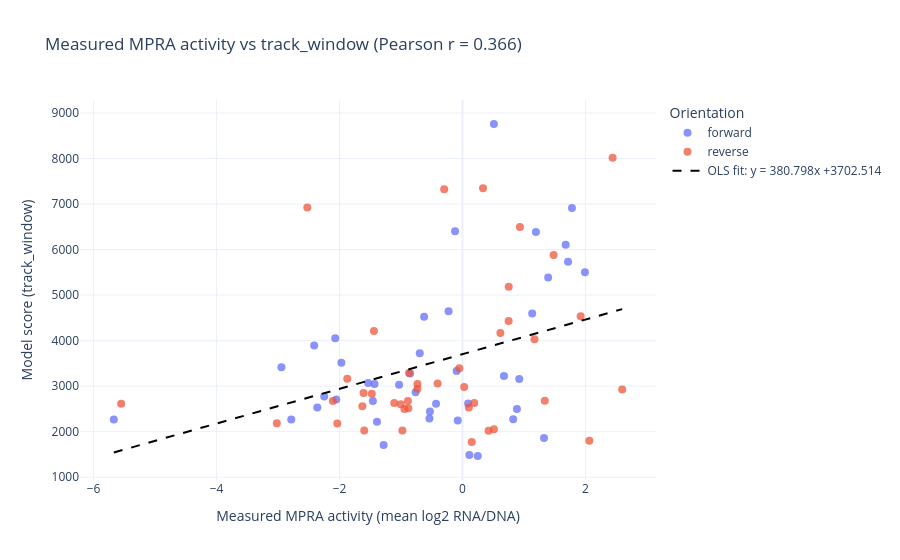

Write notebook code for a chart like this one.
### Markdown cell above
## 13. Explore fragment-level results interactively

The Plotly scatterplot places measured MPRA activity on the x-axis and the selected model score on the y-axis. Hovering reveals the fragment identifier, orientation, and exact values, making outliers and orientation-specific behavior traceable back to individual sequences. Color distinguishes forward and reverse assay orientations, and the title records both the scorer and Pearson correlation.

### Code cell
import math

# A dict-of-lists avoids requiring pandas only for plotting.
plot_data = results.to_dict(as_series=False)

fig = px.scatter(
    plot_data,
    x="observed_activity",
    y="model_score",
    color="orientation",
    hover_name="sequence_name",
    hover_data={
        "orientation": True,
        "observed_activity": ":.4f",
        "model_score": ":.4f",
    },
    labels={
        "observed_activity": "Measured MPRA activity (mean log2 RNA/DNA)",
        "model_score": f"Model score ({SCORER.name})",
        "orientation": "Orientation",
    },
    title=f"Measured MPRA activity vs {SCORER.name} (Pearson r = {pearson_r:.3f})",
    template="plotly_white",
)
fig.update_traces(marker={"size": 8, "opacity": 0.75})

# Fit model_score = slope * observed_activity + intercept over finite points.
regression_points = [
    (float(x), float(y))
    for x, y in zip(plot_data["observed_activity"], plot_data["model_score"])
    if x is not None
    and y is not None
    and math.isfinite(float(x))
    and math.isfinite(float(y))
]

if len(regression_points) >= 2:
    x_values, y_values = zip(*regression_points)
    mean_x = sum(x_values) / len(x_values)
    mean_y = sum(y_values) / len(y_values)
    x_variance = sum((x - mean_x) ** 2 for x in x_values)

    if x_variance > 0:
        slope = sum(
            (x - mean_x) * (y - mean_y)
            for x, y in regression_points
        ) / x_variance
        intercept = mean_y - slope * mean_x
        regression_x = [min(x_values), max(x_values)]
        regression_y = [slope * x + intercept for x in regression_x]

        fig.add_scatter(
            x=regression_x,
            y=regression_y,
            mode="lines",
            name=f"OLS fit: y = {slope:.3f}x {intercept:+.3f}",
            line={"color": "black", "width": 2, "dash": "dash"},
            hovertemplate="Regression line<br>model score=%{y:.4f}<extra></extra>",
        )

fig.update_layout(hovermode="closest")
fig.show()

### Figure 1 — Plotly figure (JSON) as saved in the notebook; plotly's stock layout.template omitted (floating-point values rounded to 4 significant figures)
{"data": [{"customdata": [["forward"], ["forward"], ["forward"], ["forward"], ["forward"], ["forward"], ["forward"], ["forward"], ["forward"], ["forward"], ["forward"], ["forward"], ["forward"], ["forward"], ["forward"], ["forward"], ["forward"], ["forward"], ["forward"], ["forward"], ["forward"], ["forward"], ["forward"], ["forward"], ["forward"], ["forward"], ["forward"], ["forward"], ["forward"], ["forward"], ["forward"], ["forward"], ["forward"], ["forward"], ["forward"], ["forward"], ["forward"], ["forward"], ["forward"], ["forward"], ["forward"], ["forward"]], "hovertemplate": "<b>%{hovertext}</b><br><br>Orientation=%{customdata[0]}<br>Measured MPRA activity (mean log2 RNA/DNA)=%{x:.4f}<br>Model score (track_window)=%{y:.4f}<extra></extra>", "hovertext": ["1_11_chr11_65418158_65418613_bi", "1_15_chr15_40098659_40099167_bi", "1_16_chr16_30805349_30805831_bi", "1_17_chr16_73068918_73069480_bi", "1_18_chr16_74297506_74297928_bi", "1_19_chr16_807619_808176_bi", "1_1_chr1_156748909_156749379_bi", "1_20_chr16_87853532_87854041_bi", "1_23_chr2_70142583_70143144_bi", "1_24_chr21_29002584_29003015_bi", "1_25_chr22_36465359_36465803_bi", "1_26_chr22_40651538_40652054_bi", "1_28_chr7_1532728_1533226_bi", "1_30_chr9_126805681_126806202_bi", "1_5_chr1_33127099_33127603_bi", "1_7_chr10_110211049_110211924_bi", "1_8_chr10_4663047_4663594_bi", "1_9_chr10_71860316_71860874_bi", "2_10_chr16_3305171_3305501_rc", "2_11_chr16_4538333_4538583_rc", "2_12_chr17_58692543_58692822_fw", "2_13_chr19_41397182_41397493_rc", "2_15_chr3_122793601_122793905_rc", "2_16_chr6_108562603_108562763_rc", "2_17_chr7_149685_149919_fw", "2_18_chr7_26398513_26398756_fw", "2_19_chr7_27168362_27168894_fw", "2_1_chr10_24208466_24209279_fw", "2_20_chr7_7566677_7567687_fw", "2_22_chr10_122375105_122375476_rc__2_21_chr10_122375073_122375541_fw", "2_23_chr12_53046798_53047380_fw__2_24_chr12_53046888_53047426_rc", "2_32_chr22_44023936_44024267_rc__2_31_chr22_44023811_44024452_fw", "2_33_chr5_132369336_132370461_fw__2_34_chr5_132369418_132370280_rc", "2_39_chr14_100375283_100375730_rc__2_35_chr14_100375283_100375730_rc", "2_3_chr10_71888998_71889183_rc", "2_40_chr2_27890876_27891263_rc__2_36_chr2_27890876_27891263_rc", "2_41_chr2_29114692_29115684_fw__2_37_chr2_29114692_29115684_fw", "2_42_chr7_158818580_158818984_rc__2_38_chr7_158818580_158818984_rc", "2_4_chr11_124876752_124876939_fw", "2_5_chr12_2959230_2960351_fw", "2_6_chr12_57611320_57611561_fw", "2_7_chr14_75069209_75069609_rc"], "legendgroup": "forward", "marker": {"color": "#636efa", "opacity": 0.75, "size": 8, "symbol": "circle"}, "mode": "markers", "name": "forward", "orientation": "v", "showlegend": true, "type": "scatter", "x": [1.133, 1.991, 0.1108, 1.678, 0.9226, 0.2476, -2.945, 0.6739, -1.283, 1.326, 1.393, -1.97, 1.194, -0.1216, -0.5379, -0.2265, 1.78, 0.5106, -0.0775, -1.391, -1.032, -1.458, -0.8524, 1.716, -2.25, -5.672, -1.432, -0.6952, -0.7623, -2.07, -1.535, -0.5303, 0.8243, -0.09544, 0.09086, -0.6247, -2.054, -2.412, -0.4301, -2.785, -2.362, 0.8849], "xaxis": "x", "y": [4598.0, 5500.0, 1485.0, 6107.0, 3155.0, 1465.0, 3414.0, 3225.0, 1706.0, 1863.0, 5386.0, 3512.0, 6386.0, 6402.0, 2288.0, 4647.0, 6914.0, 8759.0, 2243.0, 2219.0, 3029.0, 2674.0, 3278.0, 5735.0, 2770.0, 2268.0, 3048.0, 3725.0, 2864.0, 4050.0, 3072.0, 2445.0, 2273.0, 3331.0, 2621.0, 4524.0, 2705.0, 3890.0, 2615.0, 2266.0, 2533.0, 2496.0], "yaxis": "y"}, {"customdata": [["reverse"], ["reverse"], ["reverse"], ["reverse"], ["reverse"], ["reverse"], ["reverse"], ["reverse"], ["reverse"], ["reverse"], ["reverse"], ["reverse"], ["reverse"], ["reverse"], ["reverse"], ["reverse"], ["reverse"], ["reverse"], ["reverse"], ["reverse"], ["reverse"], ["reverse"], ["reverse"], ["reverse"], ["reverse"], ["reverse"], ["reverse"], ["reverse"], ["reverse"], ["reverse"], ["reverse"], ["reverse"], ["reverse"], ["reverse"], ["reverse"], ["reverse"], ["reverse"], ["reverse"], ["reverse"], ["reverse"], ["reverse"]], "hovertemplate": "<b>%{hovertext}</b><br><br>Orientation=%{customdata[0]}<br>Measured MPRA activity (mean log2 RNA/DNA)=%{x:.4f}<br>Model score (track_window)=%{y:.4f}<extra></extra>", "hovertext": ["1_11_chr11_65418158_65418613_bi", "1_14_chr14_60655620_60656040_bi", "1_15_chr15_40098659_40099167_bi", "1_16_chr16_30805349_30805831_bi", "1_17_chr16_73068918_73069480_bi", "1_18_chr16_74297506_74297928_bi", "1_19_chr16_807619_808176_bi", "1_20_chr16_87853532_87854041_bi", "1_23_chr2_70142583_70143144_bi", "1_24_chr21_29002584_29003015_bi", "1_25_chr22_36465359_36465803_bi", "1_26_chr22_40651538_40652054_bi", "1_28_chr7_1532728_1533226_bi", "1_30_chr9_126805681_126806202_bi", "1_5_chr1_33127099_33127603_bi", "1_7_chr10_110211049_110211924_bi", "1_8_chr10_4663047_4663594_bi", "1_9_chr10_71860316_71860874_bi", "2_10_chr16_3305171_3305501_rc", "2_11_chr16_4538333_4538583_rc", "2_12_chr17_58692543_58692822_fw", "2_13_chr19_41397182_41397493_rc", "2_15_chr3_122793601_122793905_rc", "2_16_chr6_108562603_108562763_rc", "2_17_chr7_149685_149919_fw", "2_18_chr7_26398513_26398756_fw", "2_19_chr7_27168362_27168894_fw", "2_1_chr10_24208466_24209279_fw", "2_20_chr7_7566677_7567687_fw", "2_22_chr10_122375105_122375476_rc__2_21_chr10_122375073_122375541_fw", "2_23_chr12_53046798_53047380_fw__2_24_chr12_53046888_53047426_rc", "2_32_chr22_44023936_44024267_rc__2_31_chr22_44023811_44024452_fw", "2_33_chr5_132369336_132370461_fw__2_34_chr5_132369418_132370280_rc", "2_39_chr14_100375283_100375730_rc__2_35_chr14_100375283_100375730_rc", "2_40_chr2_27890876_27891263_rc__2_36_chr2_27890876_27891263_rc", "2_41_chr2_29114692_29115684_fw__2_37_chr2_29114692_29115684_fw", "2_42_chr7_158818580_158818984_rc__2_38_chr7_158818580_158818984_rc", "2_4_chr11_124876752_124876939_fw", "2_5_chr12_2959230_2960351_fw", "2_6_chr12_57611320_57611561_fw", "2_7_chr14_75069209_75069609_rc"], "legendgroup": "reverse", "marker": {"color": "#EF553B", "opacity": 0.75, "size": 8, "symbol": "circle"}, "mode": "markers", "name": "reverse", "orientation": "v", "showlegend": true, "type": "scatter", "x": [0.7514, -0.7337, 1.481, 0.1022, 0.9339, 1.338, 2.063, 1.922, -1.111, 0.1504, -0.2975, -1.004, 0.7503, 0.6162, -1.629, 2.597, 0.3331, 2.441, 0.5112, -1.476, -1.599, 0.1909, -0.9446, 1.17, -0.8883, -5.552, -0.8697, -2.037, -0.881, -1.609, -1.875, -0.9778, -2.109, -1.44, 0.02693, -0.7325, -2.524, 0.4236, -3.021, -0.05286, -0.4053], "xaxis": "x", "y": [5184.0, 2945.0, 5884.0, 2531.0, 6497.0, 2679.0, 1802.0, 4534.0, 2628.0, 1773.0, 7326.0, 2604.0, 4430.0, 4167.0, 2558.0, 2925.0, 7348.0, 8020.0, 2051.0, 2833.0, 2025.0, 2629.0, 2500.0, 4028.0, 2674.0, 2613.0, 3288.0, 2177.0, 2513.0, 2848.0, 3161.0, 2027.0, 2674.0, 4213.0, 2982.0, 3045.0, 6922.0, 2023.0, 2187.0, 3392.0, 3056.0], "yaxis": "y"}, {"hovertemplate": "Regression line<br>model score=%{y:.4f}<extra></extra>", "line": {"color": "black", "dash": "dash", "width": 2}, "mode": "lines", "name": "OLS fit: y = 380.798x +3702.514", "type": "scatter", "x": [-5.672, 2.597], "y": [1543.0, 4692.0]}], "layout": {"hovermode": "closest", "legend": {"title": {"text": "Orientation"}, "tracegroupgap": 0}, "title": {"text": "Measured MPRA activity vs track_window (Pearson r = 0.366)"}, "xaxis": {"anchor": "y", "domain": [0, 1], "title": {"text": "Measured MPRA activity (mean log2 RNA/DNA)"}}, "yaxis": {"anchor": "x", "domain": [0, 1], "title": {"text": "Model score (track_window)"}}}}
